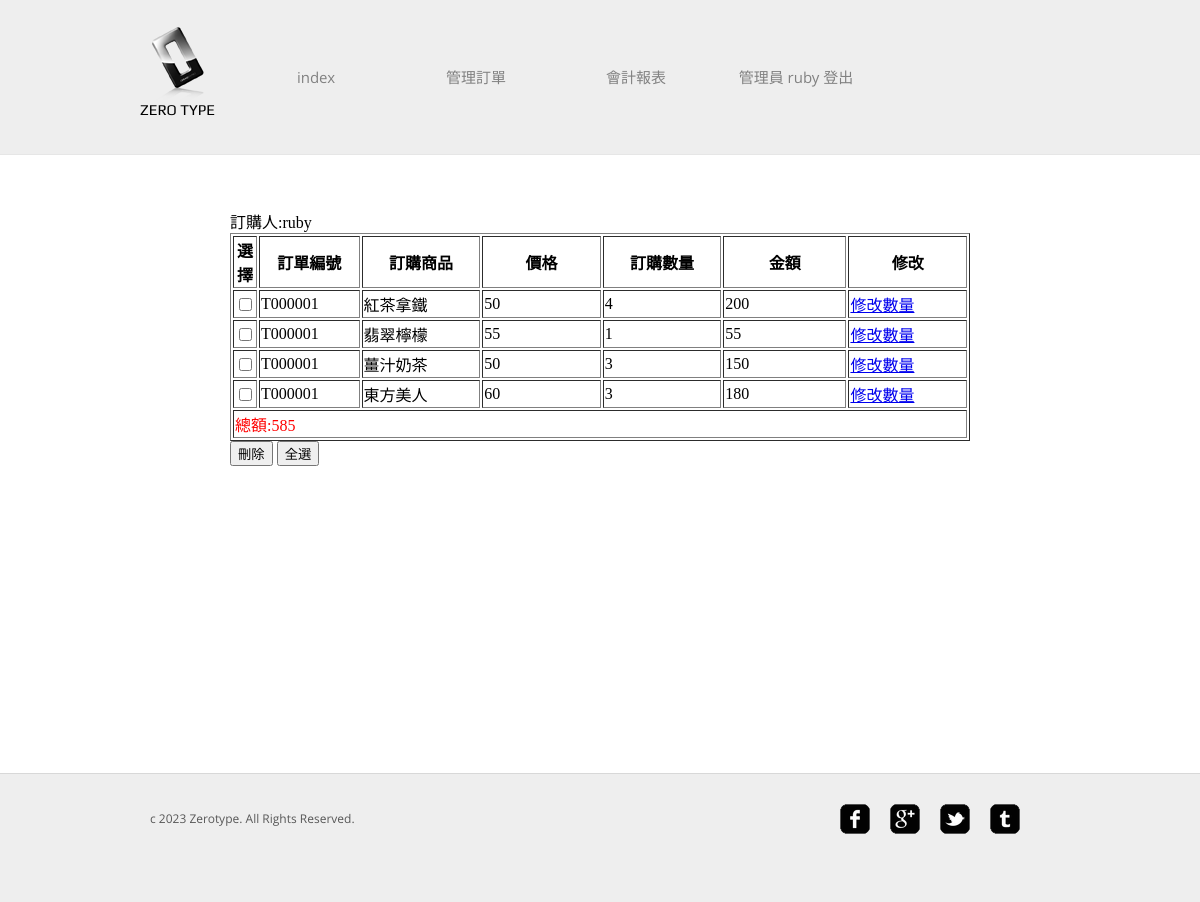
The page /showorder2.php?id=1&user=ruby (signed in) on the database its author committed.
### tables this page shows
CREATE TABLE `orderlist` (
  `orderlist_id` int(11) NOT NULL,
  `order_id` int(11) NOT NULL,
  `product_id` int(11) NOT NULL,
  `order_sum` int(11) NOT NULL
);

CREATE TABLE `product` (
  `id` int(11) NOT NULL,
  `product_name` varchar(50) NOT NULL,
  `product_price` int(10) NOT NULL,
  `product_sum` int(10) NOT NULL
);

### showorder2.php (the view, shortened to what this page needs)
<?php
include('head.php');
$id=$_GET['id'];
$sql="SELECT orderlist.orderlist_id,orderlist.order_id,orderno.user_id,product.product_name,product.product_price,orderlist.order_sum FROM `orderlist` LEFT JOIN orderno on orderlist.order_id=orderno.id LEFT JOIN product on orderlist.product_id=product.id
where orderlist.order_id=".$id;
$result=mysql_query($sql);
?>
<div id="about">
<form action="del_order_drink.php" method="post">
<table border="1">
<th>選擇</th><th>訂單編號</th><th>訂購商品</th><th>價格</th><th>訂購數量</th><th>金額</th><th>修改</th>
<?php
echo "訂購人:" . $_GET["user"] . "<br>";
while($row=mysql_fetch_assoc($result)){
	$value = str_pad($row['order_id'],6,'0',STR_PAD_LEFT);
	$sum=$row['product_price']*$row['order_sum'];
	echo "<tr>";
	echo "<td><input type=\"checkbox\" name=\"order_id[]\" value=\"" . $row["orderlist_id"] . "\"/></td>";
	echo "<td width='150px'>T".$value."</td>";
	echo "<td width='250px'>".$row['product_name']."</td>";
	echo "<td width='250px'>".$row['product_price']."</td>";
	echo "<td width='250px'>".$row['order_sum']."</td>";
	echo "<td width='250px'>".$sum."</td>";
	echo "<td width='250px'><a href='udpate_order_drink.php?id=".$row['orderlist_id']."&user=" . $_GET["user"] . "'>修改數量</a></td>";
	echo "</tr>";
}
$sql="SELECT sum(orderlist.order_sum*product_price)as sum2,orderlist.orderlist_id,orderlist.order_id,orderno.user_id,product.product_name,product.product_price,orderlist.order_sum FROM `orderlist` LEFT JOIN orderno on orderlist.order_id=orderno.id LEFT JOIN product on orderlist.product_id=product.id
where orderlist.order_id=".$id;
$result=mysql_query($sql);
$row=mysql_fetch_assoc($result);
echo "<tr><td colspan='7'><font color='red'>總額:".$row['sum2']."</font></tr>"
?>
</table>
<button type="submit" value="0">刪除</button>
	<input type="button" id="del" value="全選" onClick="do_this()" />
	</form>
</div>
<?php
include('footer.php');
?>

### css/style.css (style rules this page uses)
body { background-color: #fff; font-family: 'OpenSans'; margin: 0; }
#about { width: 740px; margin: 0 auto; font-family: Microsoft JhengHei; }

### rows shown on the page
orderlist: order "000001", product.product_name "紅茶拿鐵", product.product_price "50", order_sum "4", sum "200"
orderlist: order "000001", product.product_name "翡翠檸檬", product.product_price "55", order_sum "1"
orderlist: order "000001", product.product_name "薑汁奶茶", product.product_price "50", order_sum "3", sum "150"
orderlist: order "000001", product.product_name "東方美人", product.product_price "60", order_sum "3", sum "180"

### other values the page prints
$_SESSION["adm_user"] "ruby"
$row['sum2'] "585"
